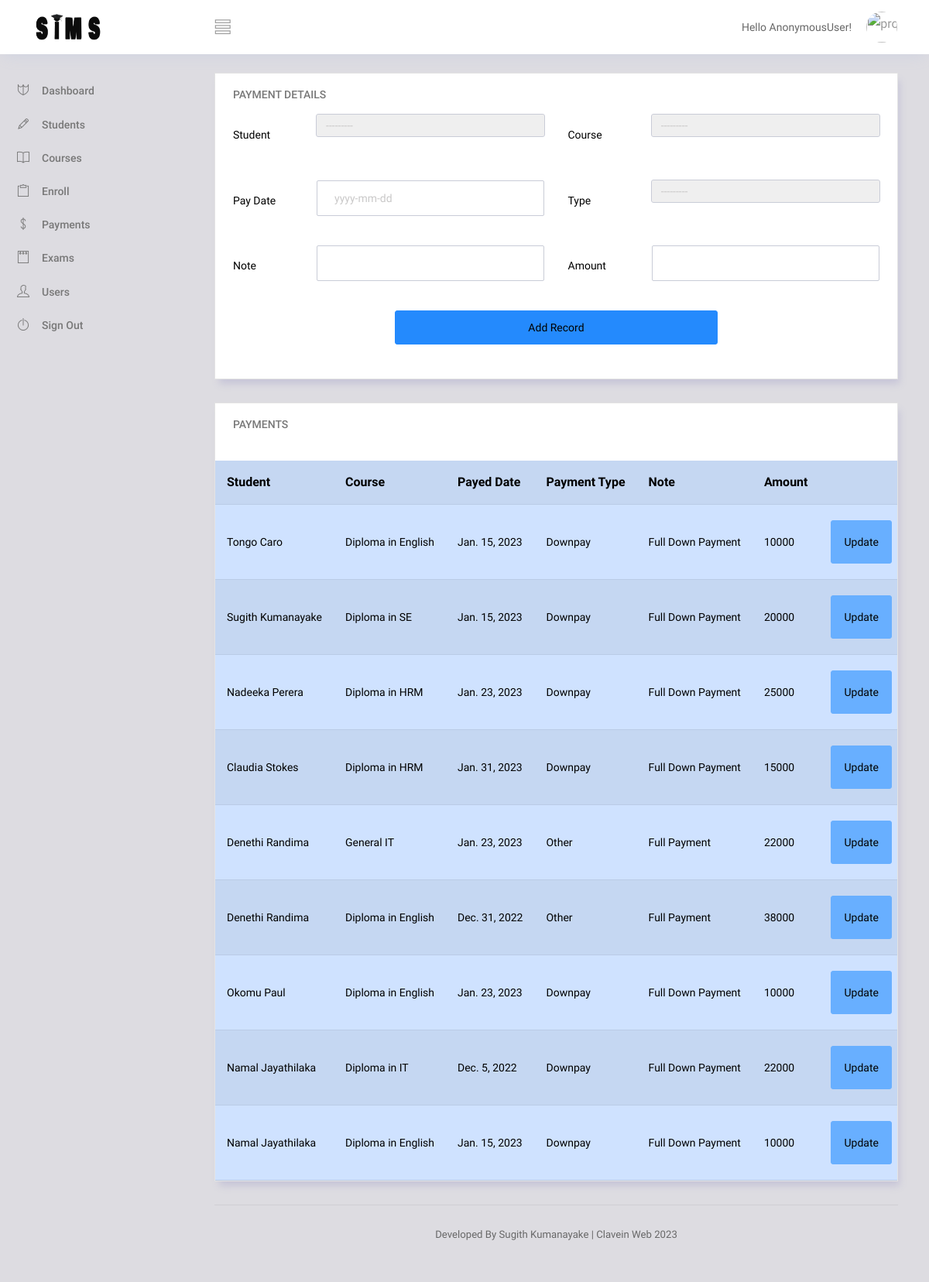
/payment/, run on the app's committed database.
### sims_app/models.py (models this page shows)
class Payment(models.Model):
    paytype_lookup = (('Downpay','Downpay'),('RegFee','RegFee'),('Installements','Installements'),('CertificateFee','CertificateFee'),('Other','Other'))
    student = models.ForeignKey(Student, null=True, on_delete= models.CASCADE)
    course = models.ForeignKey(Course, null=True, on_delete= models.CASCADE)
    pay_date = models.DateField(null=True)
    pay_type = models.CharField(max_length=30, null=True, choices=paytype_lookup)
    pay_note = models.CharField(max_length=80, null=True)
    amount = models.IntegerField(null=True)

class Student(models.Model):
    gender_lookup = (('Male','Male'),('Female','Female'))
    sid = models.CharField(primary_key = True, max_length=10)
    fname = models.CharField(max_length=100, null=True)
    lname = models.CharField(max_length=100, null=True)
    bdate = models.DateField(null=True)
    gender = models.CharField(max_length=10, null=True, choices=gender_lookup)
    mobile = models.CharField(max_length=10, null=True)
    other_phone = models.CharField(max_length=10, null=True, blank=True)
    email = models.CharField(max_length=50, null=True)
    address = models.CharField(max_length=100, null=True)
    profile_pic = models.ImageField(null=True, blank=True)
    def __str__(self):
        return self.fname + " " + self.lname

class Course(models.Model):
    ctype_lookup = (('Weekday','Weekday'),('Weekend','Weekend'))
    medium_lookup = (('Sinhala','Sinhala'),('English','English'),('Tamil','Tamil'))
    cid = models.CharField(primary_key = True, max_length=10)
    cname = models.CharField(max_length=50, null=True)
    duration = models.IntegerField(null=True)
    ctype = models.CharField(max_length=10, null=True, choices=ctype_lookup)
    fee = models.IntegerField(null=True)
    medium = models.CharField(max_length=50, null=True, choices=medium_lookup)
    def __str__(self):
        return self.cname

### sims_app/views.py (the view)
# urls.py: path('payment/', create_payment_page, name='payment'),
def create_payment_page(request):
    payment_records = Payment.objects.all()
    form = CreatePaymentForm()
    if request.method == "POST":
        form = CreatePaymentForm(request.POST)
        if form.is_valid():
            form.save()
            return redirect('payment')
    context = {'form':form, 'payment_records':payment_records}
    return render(request,'sims_app/payment.html',context)

### sims_app/forms.py
class CreatePaymentForm(ModelForm):
    class Meta:
        model = Payment
        fields = '__all__'
        widgets = {
            'student': forms.Select(attrs={'class': 'form-control'}),
            'course': forms.Select(attrs={'class': 'form-control'}),
            'pay_date': forms.DateInput(attrs={'class': 'form-control', 'placeholder': 'yyyy-mm-dd'}),
            'pay_type': forms.Select(attrs={'class': 'form-control'}),
            'pay_note': forms.TextInput(attrs={'class': 'form-control'}),
            'amount': forms.NumberInput(attrs={'class': 'form-control'}),
            }

### sims_app/templates/sims_app/payment.html (shortened to what this page needs)
{% extends 'sims_app/base.html' %}
{% load static %}
{% block  content %}
<div class="main-panel">
  <div class="content-wrapper">
    <div class="row">
      <div class="col-md-12 grid-margin stretch-card">
        <div class="card">
          <div class="card-body">
            <h4 class="card-title">Payment Details</h4>
            <form class="form-sample" method="POST">
              <div class="row">
                <div class="col-md-6">
                  <div class="form-group row">
                    <label class="col-sm-3 col-form-label">Student</label>
                    <div class="col-sm-9">
                      {{form.student}}
                    </div>
                  </div>
                </div>
                <div class="col-md-6">
                  <div class="form-group row">
                    <label class="col-sm-3 col-form-label">Course</label>
                    <div class="col-sm-9">
                      {{form.course}}
                    </div>
                  </div>
                </div>
              </div>
              <div class="row">
                <div class="col-md-6">
                  <div class="form-group row">
                    <label class="col-sm-3 col-form-label">Pay Date</label>
                    <div class="col-sm-9">
                      {{form.pay_date}}
                    </div>
                  </div>
                </div>
                <div class="col-md-6">
                  <div class="form-group row">
                    <label class="col-sm-3 col-form-label">Type</label>
                    <div class="col-sm-9">
                      {{form.pay_type}}
                    </div>
                  </div>
                </div>
              </div>
              <div class="row">
                <div class="col-md-6">
                  <div class="form-group row">
                    <label class="col-sm-3 col-form-label">Note</label>
                    <div class="col-sm-9">
                      {{form.pay_note}}
                    </div>
                  </div>
                </div>
                <div class="col-md-6">
                  <div class="form-group row">
                    <label class="col-sm-3 col-form-label">Amount</label>
                    <div class="col-sm-9">
                      {{form.amount}}
                    </div>
                  </div>
                </div>
              </div>
              <div class="d-grid gap-2 col-6 mx-auto">
                <button type="submit" class="btn btn-primary mb-2">Add Record</button>
            </div>
        </form>
      </div>
    </div>
  </div>
  <div class="col-md-12 grid-margin">
    <div class="card">
      <div class="col-md-12">
        <div class="card-body">
          <h5 class="card-title"> Payments </h5>
        </div>
        <div class="table-responsive ">
          <table class="table table-primary table-striped">
              <tr>
                      <th> Student</th>
                      <th> Course </th>
                      <th> Payed Date </th>
                      <th> Payment Type </th>
                      <th> Note</th>
                      <th> Amount </th>
                      <th></th>
              </tr>
              {% for i in payment_records %}
              <tr>
                  <td> {{i.student}} </td>
                  <td> {{i.course}} </td>
                  <td> {{i.pay_date}} </td>
                  <td> {{i.pay_type}} </td>
                  <td> {{i.pay_note}} </td>
                  <td> {{i.amount}} </td>
                  <td> <a class="btn btn-sm btn-info" href="{% url 'update_payment' i.id %}"> Update </a> </td>
              </tr>
              {% endfor %}
          </table>
        </div>
      </div>
    </div>
  </div>
</div>
{% endblock  %}

### data on the page
Payment: student "Tongo Caro", course "Diploma in English", pay_date "Jan. 15, 2023", pay_type "Downpay", pay_note "Full Down Payment", amount "10000"
Payment: student "Sugith Kumanayake", course "Diploma in SE", pay_date "Jan. 15, 2023", pay_type "Downpay", pay_note "Full Down Payment", amount "20000"
Payment: student "Nadeeka Perera", course "Diploma in HRM", pay_date "Jan. 23, 2023", pay_type "Downpay", pay_note "Full Down Payment", amount "25000"
Payment: student "Claudia Stokes", course "Diploma in HRM", pay_date "Jan. 31, 2023", pay_type "Downpay", pay_note "Full Down Payment", amount "15000"
Payment: student "Denethi Randima", course "General IT", pay_date "Jan. 23, 2023", pay_type "Other", pay_note "Full Payment", amount "22000"
Payment: student "Denethi Randima", course "Diploma in English", pay_date "Dec. 31, 2022", pay_type "Other", pay_note "Full Payment", amount "38000"
Payment: student "Okomu Paul", course "Diploma in English", pay_date "Jan. 23, 2023", pay_type "Downpay", pay_note "Full Down Payment", amount "10000"
Payment: student "Namal Jayathilaka", course "Diploma in IT", pay_date "Dec. 5, 2022", pay_type "Downpay", pay_note "Full Down Payment", amount "22000"
Payment: student "Namal Jayathilaka", course "Diploma in English", pay_date "Jan. 15, 2023", pay_type "Downpay", pay_note "Full Down Payment", amount "10000"

### other printed values
{{ request.user }} "AnonymousUser"
